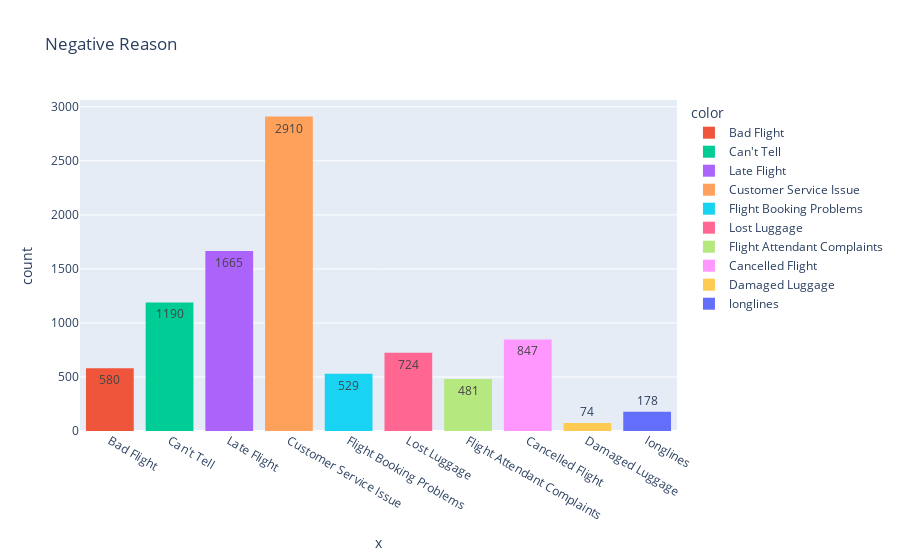

This figure's notebook cell:
### Code cell
fig = px.histogram(x = df['negativereason'],text_auto=True, color=df['negativereason'], title='Negative Reason')
fig.show()

### Figure 1 — Plotly figure (JSON) as saved in the notebook; plotly's stock layout.template omitted (floating-point values rounded to 4 significant figures; data arrays with more than 128 entries replaced by an {"elided": "..."} marker saying what was removed)
{"data": [{"alignmentgroup": "True", "bingroup": "x", "hovertemplate": "color=Bad Flight<br>x=%{x}<br>count=%{y}<extra></extra>", "legendgroup": "Bad Flight", "marker": {"color": "#EF553B", "pattern": {"shape": ""}}, "name": "Bad Flight", "offsetgroup": "Bad Flight", "orientation": "v", "showlegend": true, "texttemplate": "%{value}", "type": "histogram", "x": {"elided": "580 str values"}, "xaxis": "x", "yaxis": "y"}, {"alignmentgroup": "True", "bingroup": "x", "hovertemplate": "color=Can't Tell<br>x=%{x}<br>count=%{y}<extra></extra>", "legendgroup": "Can't Tell", "marker": {"color": "#00cc96", "pattern": {"shape": ""}}, "name": "Can't Tell", "offsetgroup": "Can't Tell", "orientation": "v", "showlegend": true, "texttemplate": "%{value}", "type": "histogram", "x": {"elided": "1190 str values"}, "xaxis": "x", "yaxis": "y"}, {"alignmentgroup": "True", "bingroup": "x", "hovertemplate": "color=Late Flight<br>x=%{x}<br>count=%{y}<extra></extra>", "legendgroup": "Late Flight", "marker": {"color": "#ab63fa", "pattern": {"shape": ""}}, "name": "Late Flight", "offsetgroup": "Late Flight", "orientation": "v", "showlegend": true, "texttemplate": "%{value}", "type": "histogram", "x": {"elided": "1665 str values"}, "xaxis": "x", "yaxis": "y"}, {"alignmentgroup": "True", "bingroup": "x", "hovertemplate": "color=Customer Service Issue<br>x=%{x}<br>count=%{y}<extra></extra>", "legendgroup": "Customer Service Issue", "marker": {"color": "#FFA15A", "pattern": {"shape": ""}}, "name": "Customer Service Issue", "offsetgroup": "Customer Service Issue", "orientation": "v", "showlegend": true, "texttemplate": "%{value}", "type": "histogram", "x": {"elided": "2910 str values"}, "xaxis": "x", "yaxis": "y"}, {"alignmentgroup": "True", "bingroup": "x", "hovertemplate": "color=Flight Booking Problems<br>x=%{x}<br>count=%{y}<extra></extra>", "legendgroup": "Flight Booking Problems", "marker": {"color": "#19d3f3", "pattern": {"shape": ""}}, "name": "Flight Booking Problems", "offsetgroup": "Flight Booking Problems", "orientation": "v", "showlegend": true, "texttemplate": "%{value}", "type": "histogram", "x": {"elided": "529 str values"}, "xaxis": "x", "yaxis": "y"}, {"alignmentgroup": "True", "bingroup": "x", "hovertemplate": "color=Lost Luggage<br>x=%{x}<br>count=%{y}<extra></extra>", "legendgroup": "Lost Luggage", "marker": {"color": "#FF6692", "pattern": {"shape": ""}}, "name": "Lost Luggage", "offsetgroup": "Lost Luggage", "orientation": "v", "showlegend": true, "texttemplate": "%{value}", "type": "histogram", "x": {"elided": "724 str values"}, "xaxis": "x", "yaxis": "y"}, {"alignmentgroup": "True", "bingroup": "x", "hovertemplate": "color=Flight Attendant Complaints<br>x=%{x}<br>count=%{y}<extra></extra>", "legendgroup": "Flight Attendant Complaints", "marker": {"color": "#B6E880", "pattern": {"shape": ""}}, "name": "Flight Attendant Complaints", "offsetgroup": "Flight Attendant Complaints", "orientation": "v", "showlegend": true, "texttemplate": "%{value}", "type": "histogram", "x": {"elided": "481 str values"}, "xaxis": "x", "yaxis": "y"}, {"alignmentgroup": "True", "bingroup": "x", "hovertemplate": "color=Cancelled Flight<br>x=%{x}<br>count=%{y}<extra></extra>", "legendgroup": "Cancelled Flight", "marker": {"color": "#FF97FF", "pattern": {"shape": ""}}, "name": "Cancelled Flight", "offsetgroup": "Cancelled Flight", "orientation": "v", "showlegend": true, "texttemplate": "%{value}", "type": "histogram", "x": {"elided": "847 str values"}, "xaxis": "x", "yaxis": "y"}, {"alignmentgroup": "True", "bingroup": "x", "hovertemplate": "color=Damaged Luggage<br>x=%{x}<br>count=%{y}<extra></extra>", "legendgroup": "Damaged Luggage", "marker": {"color": "#FECB52", "pattern": {"shape": ""}}, "name": "Damaged Luggage", "offsetgroup": "Damaged Luggage", "orientation": "v", "showlegend": true, "texttemplate": "%{value}", "type": "histogram", "x": ["Damaged Luggage", "Damaged Luggage", "Damaged Luggage", "Damaged Luggage", "Damaged Luggage", "Damaged Luggage", "Damaged Luggage", "Damaged Luggage", "Damaged Luggage", "Damaged Luggage", "Damaged Luggage", "Damaged Luggage", "Damaged Luggage", "Damaged Luggage", "Damaged Luggage", "Damaged Luggage", "Damaged Luggage", "Damaged Luggage", "Damaged Luggage", "Damaged Luggage", "Damaged Luggage", "Damaged Luggage", "Damaged Luggage", "Damaged Luggage", "Damaged Luggage", "Damaged Luggage", "Damaged Luggage", "Damaged Luggage", "Damaged Luggage", "Damaged Luggage", "Damaged Luggage", "Damaged Luggage", "Damaged Luggage", "Damaged Luggage", "Damaged Luggage", "Damaged Luggage", "Damaged Luggage", "Damaged Luggage", "Damaged Luggage", "Damaged Luggage", "Damaged Luggage", "Damaged Luggage", "Damaged Luggage", "Damaged Luggage", "Damaged Luggage", "Damaged Luggage", "Damaged Luggage", "Damaged Luggage", "Damaged Luggage", "Damaged Luggage", "Damaged Luggage", "Damaged Luggage", "Damaged Luggage", "Damaged Luggage", "Damaged Luggage", "Damaged Luggage", "Damaged Luggage", "Damaged Luggage", "Damaged Luggage", "Damaged Luggage", "Damaged Luggage", "Damaged Luggage", "Damaged Luggage", "Damaged Luggage", "Damaged Luggage", "Damaged Luggage", "Damaged Luggage", "Damaged Luggage", "Damaged Luggage", "Damaged Luggage", "Damaged Luggage", "Damaged Luggage", "Damaged Luggage", "Damaged Luggage"], "xaxis": "x", "yaxis": "y"}, {"alignmentgroup": "True", "bingroup": "x", "hovertemplate": "color=longlines<br>x=%{x}<br>count=%{y}<extra></extra>", "legendgroup": "longlines", "marker": {"color": "#636efa", "pattern": {"shape": ""}}, "name": "longlines", "offsetgroup": "longlines", "orientation": "v", "showlegend": true, "texttemplate": "%{value}", "type": "histogram", "x": {"elided": "178 str values"}, "xaxis": "x", "yaxis": "y"}], "layout": {"barmode": "relative", "legend": {"title": {"text": "color"}, "tracegroupgap": 0}, "title": {"text": "Negative Reason"}, "xaxis": {"anchor": "y", "domain": [0, 1], "title": {"text": "x"}}, "yaxis": {"anchor": "x", "domain": [0, 1], "title": {"text": "count"}}}}
